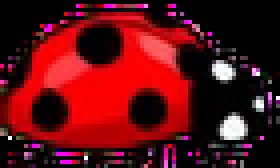
#> input picture art/rig/personaje/mariquita.png, 70 x 42 px (shown 4 times larger)
$ python -i separar_cabeza.py   (imports and definitions only)
#> lines starting #> are read from the running program, lines starting #| are printed output that depends on the picture
#!/usr/bin/env python3
"""Split cartoon heads, fit two references, and render offline verification sheets."""

import argparse
import json
import math
import re
from collections import defaultdict
from pathlib import Path

import numpy as np
from PIL import Image, ImageDraw
from scipy import ndimage as ndi
from scipy.signal import fftconvolve


# [7 lines left out: function largest, not called in this run]


def bounds(mask):
    yy, xx = np.nonzero(mask)
    return int(xx.min()), int(yy.min()), int(xx.max() + 1), int(yy.max() + 1)


# [178 lines left out: functions split_head, palette, pose_seeds, split_head_pose, not called in this run]


def needs_pose_split(frame):
    _, _, face, body_seeds = pose_seeds(frame["rgba"])
    # A second skin component inside the extracted head may be a raised hand.
    _, skin, _ = palette(frame["rgba"])
    return bool(np.count_nonzero(frame["mask"] & skin & body_seeds & ~face) > 30)


# [205 lines left out: functions premultiplied, straight_rgba, rotation, render_head, make_reference, matching_features and 6 more, not called in this run]


def natural_key(name):
    return [int(part) if part.isdigit() else part for part in re.split(r"(\d+)", name)]


# [138 lines left out: function main, not called in this run]


# [2 lines not run here, left out]

>>> import cv2
>>> picture = cv2.imread('mariquita.png', cv2.IMREAD_GRAYSCALE)
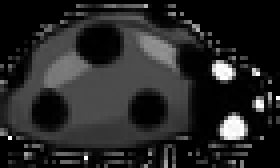
#> picture: shape (42, 70) (shown 4 times larger); min 0, max 255, mean 37.8
#> (the run stopped early here; a loop or call above may not have finished)
